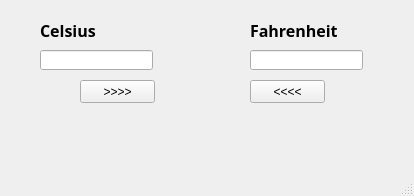
<?xml version="1.0" encoding="UTF-8"?>
<ui version="4.0">
 <class>MainWindow</class>
 <widget class="QMainWindow" name="MainWindow">
  <property name="geometry">
   <rect>
    <x>0</x>
    <y>0</y>
    <width>414</width>
    <height>196</height>
   </rect>
  </property>
  <property name="windowTitle">
   <string>Converter</string>
  </property>
  <widget class="QWidget" name="centralwidget">
   <widget class="QLabel" name="label">
    <property name="geometry">
     <rect>
      <x>40</x>
      <y>20</y>
      <width>81</width>
      <height>21</height>
     </rect>
    </property>
    <property name="font">
     <font>
      <family>Segoe Script</family>
      <pointsize>12</pointsize>
      <weight>75</weight>
      <bold>true</bold>
     </font>
    </property>
    <property name="text">
     <string>Celsius</string>
    </property>
   </widget>
   <widget class="QLabel" name="label_2">
    <property name="geometry">
     <rect>
      <x>250</x>
      <y>20</y>
      <width>101</width>
      <height>21</height>
     </rect>
    </property>
    <property name="font">
     <font>
      <family>Segoe Script</family>
      <pointsize>12</pointsize>
      <weight>75</weight>
      <bold>true</bold>
     </font>
    </property>
    <property name="text">
     <string>Fahrenheit</string>
    </property>
   </widget>
   <widget class="QLineEdit" name="celsius">
    <property name="geometry">
     <rect>
      <x>40</x>
      <y>50</y>
      <width>113</width>
      <height>20</height>
     </rect>
    </property>
   </widget>
   <widget class="QLineEdit" name="fahrenheit">
    <property name="geometry">
     <rect>
      <x>250</x>
      <y>50</y>
      <width>113</width>
      <height>20</height>
     </rect>
    </property>
   </widget>
   <widget class="QPushButton" name="pushButton">
    <property name="geometry">
     <rect>
      <x>80</x>
      <y>80</y>
      <width>75</width>
      <height>23</height>
     </rect>
    </property>
    <property name="text">
     <string>&gt;&gt;&gt;&gt;</string>
    </property>
   </widget>
   <widget class="QPushButton" name="pushButton_2">
    <property name="geometry">
     <rect>
      <x>250</x>
      <y>80</y>
      <width>75</width>
      <height>23</height>
     </rect>
    </property>
    <property name="text">
     <string>&lt;&lt;&lt;&lt;</string>
    </property>
   </widget>
  </widget>
  <widget class="QMenuBar" name="menubar">
   <property name="geometry">
    <rect>
     <x>0</x>
     <y>0</y>
     <width>414</width>
     <height>21</height>
    </rect>
   </property>
  </widget>
  <widget class="QStatusBar" name="statusbar"/>
 </widget>
 <resources/>
 <connections/>
</ui>
